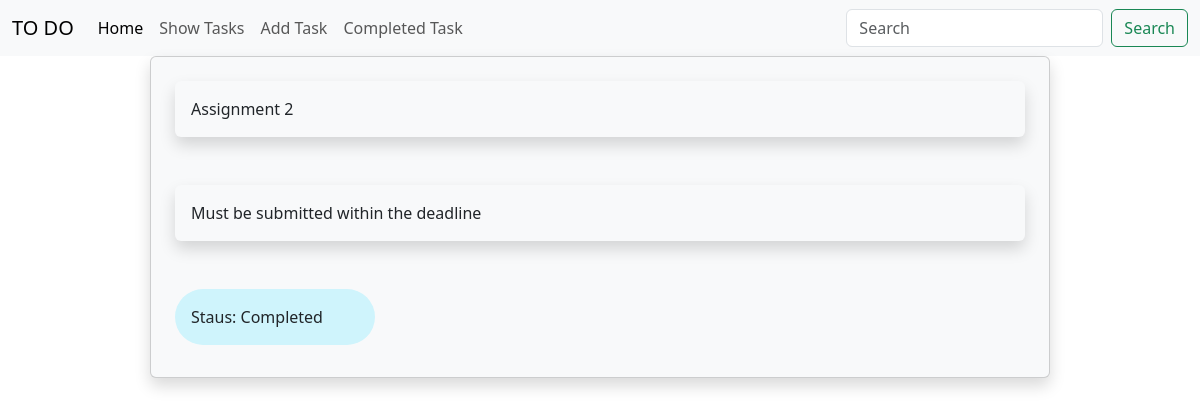
/task/1, run on the app's committed database.
### task_app/models.py (models this page shows)
class TaskModel(models.Model):
    task_title = models.CharField(max_length=64, verbose_name='Task Title')
    task_description = models.TextField()
    is_completed = models.BooleanField(default=False)

### task_app/views.py (the view)
# urls.py: path('task/<int:id>', views.show_task_details, name='task'),
def show_task_details(request, id):
    task = TaskModel.objects.get(pk=id)
    return render(request, "task_app/task_details.html", {"task": task})

### task_app/templates/task_app/task_details.html (shortened to what this page needs)
{% extends 'task_app/base.html' %}
{% block content %}
<div style="width: 75%; margin: auto" class="card p-4 shadow p-3 mb-5 bg-body-tertiary rounded">
    <div class="card-body shadow p-3 mb-5 bg-body-tertiary rounded" >{{task.task_title}}</div>
    <div class="shadow p-3 mb-5 bg-body-tertiary rounded" style="height: auto">{{task.task_description}}</div>
    {% if task.is_completed %}
        <div class="p-3 mb-2 bg-info-subtle text-emphasis-info rounded-pill" style="width:200px;">Staus: Completed</div>
    {% else %}
        <div class="p-3 mb-2 bg-info-subtle text-emphasis-info rounded-pill" style="width:200px;">Status: Pending</div>
    {% endif %}
</div>
{% endblock content %}

### data on the page
TaskModel: task_title "Assignment 2", task_description "Must be submitted within the deadline"
